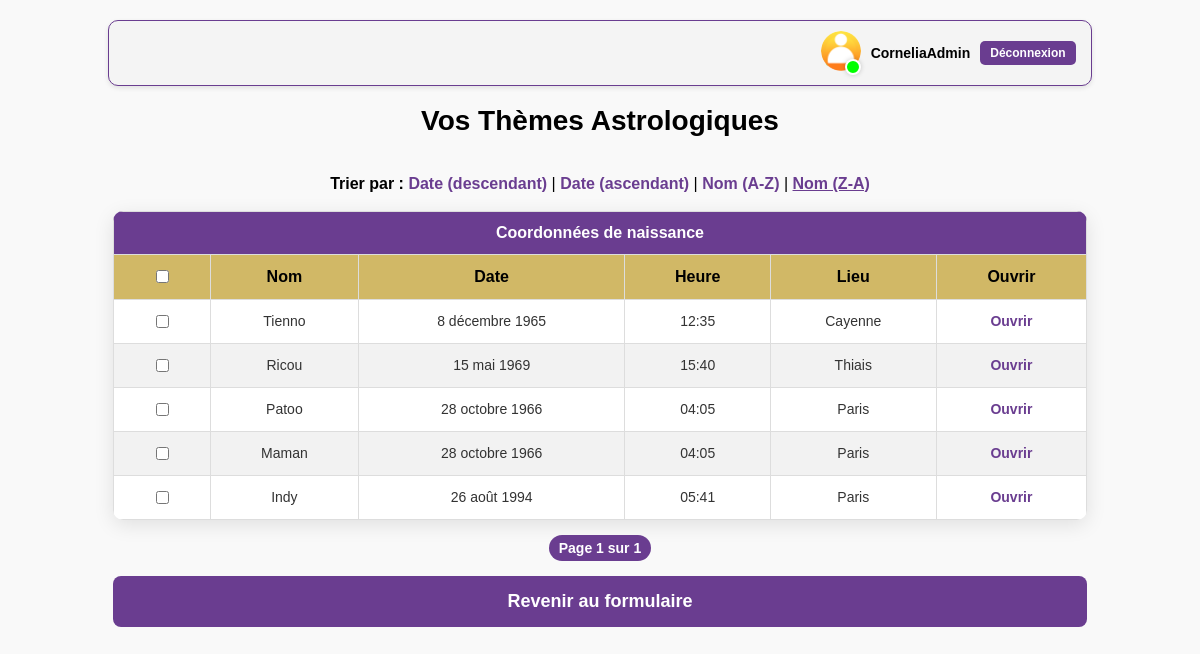
Page /themes/?sort=-name (signed in) on the committed database.
### astroapp/models.py (models this page shows, shortened)
class CustomUser(AbstractUser):
    email = models.EmailField(unique=True)  # Assure l'unicité de l'email

class ThemeAstrologique(models.Model):
    utilisateur = models.ForeignKey(CustomUser, on_delete=models.CASCADE)
    name = models.CharField(max_length=255)
    birthdate = models.DateField()
    birthtime = models.TimeField()
    country_of_birth = models.CharField(max_length=255)
    city_of_birth = models.CharField(max_length=255)
    date_de_creation = models.DateTimeField(auto_now_add=True)

### astroapp/views.py (the view)
# urls.py: path('themes/', views.liste_themes, name='liste_themes'),
@login_required
def liste_themes(request):
    sort = request.GET.get('sort', '-date_de_creation')
    allowed_sorts = ['name', 'date_de_creation', '-date_de_creation', '-name']
    if sort not in allowed_sorts:
        sort = '-date_de_creation'  # Revenir au tri par défaut si le paramètre est invalide
    themes = ThemeAstrologique.objects.filter(utilisateur=request.user).order_by(sort)
    paginator = Paginator(themes, 10)  # 10 thèmes par page
    page_number = request.GET.get('page')  # Récupérer le numéro de page dans l'URL
    page_obj = paginator.get_page(page_number)  # Obtenir la page correspondante
    return render(request, 'liste_themes.html', {
        'page_obj': page_obj,  # Objets de la page actuelle
        'current_sort': sort,  # Critère de tri actuel
    })

### astroapp/templates/liste_themes.html (shortened to what this page needs)
{% load static %}
<!DOCTYPE html>
<html lang="fr">
<head>
</head>
<body>
<div class="auth-user">
    {% if user.is_authenticated %}
        <div class="auth-logged-in">
            <div style="position: relative; display: inline-block;">
                <img src="{% static 'images/user-icons/user-icon-orange.png' %}" alt="Icône utilisateur" class="user-icon">
                <div class="status-indicator"></div>
            </div>
            <span class="user-name">{{ user.username }}</span>
            <a href="{% url 'deconnexion' %}" class="logout-btn">Déconnexion</a>
        </div>
    {% else %}
        <div class="auth-links">
            <a href="{% url 'connexion' %}" class="auth-btn">Connexion</a>
            <a href="{% url 'inscription' %}" class="auth-btn">S'inscrire</a>
        </div>
    {% endif %}
</div>
    <h1>Vos Thèmes Astrologiques</h1>
<br>
<div class="div-tri">
<div class="tri-options">
    <strong>Trier par :</strong>
    <a href="?sort=-date_de_creation" {% if current_sort == '-date_de_creation' %}class="active"{% endif %}>Date (descendant)</a> |
    <a href="?sort=date_de_creation" {% if current_sort == 'date_de_creation' %}class="active"{% endif %}>Date (ascendant)</a> |
    <a href="?sort=name" {% if current_sort == 'name' %}class="active"{% endif %}>Nom (A-Z)</a> |
    <a href="?sort=-name" {% if current_sort == '-name' %}class="active"{% endif %}>Nom (Z-A)</a>
</div>
</div>
<br>
<div>
<table>
    <tr>
        <th colspan="6">Coordonnées de naissance</th>
    </tr>
    <tr>
        <th class="div-birth-details">
            <input type="checkbox" id="selectAll" />
        </th>
        <th class="div-birth-details">Nom</th>
        <th class="div-birth-details">Date</th>
        <th class="div-birth-details">Heure</th>
        <th class="div-birth-details">Lieu</th>
        <th class="div-birth-details">Ouvrir</th>
    </tr>
    {% for theme in page_obj %}
    <tr>
        <td>
           <input type="checkbox" class="theme-checkbox" data-id="{{ theme.id }}" />
        </td>
        <td>{{ theme.name }}</td>
        <td>{{ theme.birthdate }}</td>
        <td>{{ theme.birthtime }}</td>
        <td>{{ theme.city_of_birth }}</td>
        <td>
            <a href="{% url 'ouvrir_theme' theme.id %}">Ouvrir</a>
        </td>
    </tr>
    {% empty %}
    <tr>
        <td colspan="6">Aucun thème trouvé.</td>
    </tr>
    {% endfor %}
</table>
</div>
<div class="pagination">
    <span class="step-links">
        <span class="current">
            Page {{ page_obj.number }} sur {{ page_obj.paginator.num_pages }}
        </span>
    </span>
</div>
<div>
<a href="{% url 'birth_data' %}" class="btn-retour-formulaire">Revenir au formulaire</a>
</div>
</body>
</html>

### astroapp/templates/liste_themes.html (style rules this page uses)
.auth-user { display: flex; align-items: center; justify-content: flex-end; gap: 10px; padding: 10px 15px; background-color: #f4f4f4; border:#6A3D90 1px solid; border-radius: 10px; box-shadow: 0 2px 5px rgba(0, 0, 0, 0.1); width: 82%; margin: 0 auto; }
.auth-logged-in { display: flex; align-items: center; gap: 10px; }
.user-icon { width: 40px; height: 40px; border-radius: 50%; object-fit: cover; }
.status-indicator { position: absolute; bottom: 0; right: 0; width: 12px; height: 12px; background-color: #00ff00; border: 2px solid white; border-radius: 50%; box-shadow: 0 0 5px rgba(0, 0, 0, 0.2); }
.user-name { font-weight: bold; font-size: 14px; color: #000; }
.logout-btn { background-color: #6A3D90; color: white; padding: 5px 10px; border-radius: 5px; text-decoration: none; font-size: 12px; transition: background-color 0.3s ease; }
body { font-family: 'Arial', sans-serif; margin: 0; padding: 20px; background-color: #f9f9f9; }
h1 { text-align: center; color: #000; font-size: 28px; margin-bottom: 20px; }
table { width: 84%; margin: 0 auto; border-collapse: collapse; background-color: #fff; border-radius: 10px; overflow: hidden; box-shadow: 0 5px 20px rgba(0, 0, 0, 0.1); }
.div-birth-details { background:#D1B866; color: #000; }
th, td { padding: 12px 15px; text-align: center; border: 1px solid #ddd; }
th { background-color: #6A3D90; color: white; font-size: 16px; font-weight: bold; }
tr:nth-child(even) { background-color: #f2f2f2; }
td { font-size: 14px; color: #333; }
a { color: #6A3D90; font-weight: bold; text-decoration: none; transition: color 0.3s ease, transform 0.2s ease; }
.btn-retour-formulaire { display: block; width: 84%; margin: 20px auto; padding: 15px 0; background-color: #6A3D90; color: white; text-align: center; text-decoration: none; font-weight: bold; border-radius: 8px; font-size: 18px; transition: background-color 0.3s ease, transform 0.2s ease; }
.div-tri { text-align:center; }
.tri-options a.active { font-weight: bold; text-decoration: underline; text-align:center; }
.pagination { display: flex; justify-content: center; align-items: center; margin: 20px 0; font-size: 14px; }
.pagination .current { font-weight: bold; color: white; background-color: #6A3D90; border-radius: 20px; padding: 5px 10px; }
.pagination span { color: #555; font-style: normal; margin: 0 5px; }

### rows in the picture
CustomUser: username "CorneliaAdmin"
ThemeAstrologique: name "Tienno", birthdate "8 décembre 1965", birthtime "12:35", city_of_birth "Cayenne"
ThemeAstrologique: name "Ricou", birthdate "15 mai 1969", birthtime "15:40", city_of_birth "Thiais"
ThemeAstrologique: name "Patoo", birthdate "28 octobre 1966", birthtime "04:05", city_of_birth "Paris"
ThemeAstrologique: name "Maman", birthdate "28 octobre 1966", birthtime "04:05", city_of_birth "Paris"
ThemeAstrologique: name "Indy", birthdate "26 août 1994", birthtime "05:41", city_of_birth "Paris"

### other values in the picture
{{ page_obj.number }} "1"
{{ page_obj.paginator.num_pages }} "1"
